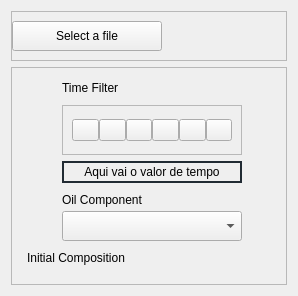
     <widget class="QWidget" name="Chemical_Page">
      <attribute name="title">
       <string>Page</string>
      </attribute>
      <layout class="QGridLayout" name="gridLayout_13">
       <item row="0" column="0">
        <widget class="QFrame" name="frame_to_button_CC">
         <property name="sizePolicy">
          <sizepolicy hsizetype="Expanding" vsizetype="Preferred">
           <horstretch>0</horstretch>
           <verstretch>0</verstretch>
          </sizepolicy>
         </property>
         <property name="minimumSize">
          <size>
           <width>0</width>
           <height>50</height>
          </size>
         </property>
         <property name="maximumSize">
          <size>
           <width>16777215</width>
           <height>50</height>
          </size>
         </property>
         <property name="frameShape">
          <enum>QFrame::Shape::StyledPanel</enum>
         </property>
         <property name="frameShadow">
          <enum>QFrame::Shadow::Raised</enum>
         </property>
         <layout class="QVBoxLayout" name="verticalLayout_6">
          <property name="leftMargin">
           <number>0</number>
          </property>
          <item>
           <widget class="QPushButton" name="selectfile_button_CC">
            <property name="minimumSize">
             <size>
              <width>150</width>
              <height>30</height>
             </size>
            </property>
            <property name="maximumSize">
             <size>
              <width>150</width>
              <height>30</height>
             </size>
            </property>
            <property name="text">
             <string>Select a file</string>
            </property>
           </widget>
          </item>
         </layout>
        </widget>
       </item>
       <item row="1" column="0">
        <widget class="QFrame" name="main_frame_CC">
         <property name="frameShape">
          <enum>QFrame::Shape::StyledPanel</enum>
         </property>
         <property name="frameShadow">
          <enum>QFrame::Shadow::Raised</enum>
         </property>
         <layout class="QGridLayout" name="gridLayout_14">
          <item row="0" column="0" rowspan="3">
           <widget class="QFrame" name="frame_fig_CC">
            <property name="sizePolicy">
             <sizepolicy hsizetype="Expanding" vsizetype="Expanding">
              <horstretch>0</horstretch>
              <verstretch>0</verstretch>
             </sizepolicy>
            </property>
            <property name="frameShape">
             <enum>QFrame::Shape::StyledPanel</enum>
            </property>
            <property name="frameShadow">
             <enum>QFrame::Shadow::Raised</enum>
            </property>
           </widget>
          </item>
          <item row="0" column="1">
           <layout class="QHBoxLayout" name="horizontalLayout_3">
            <item>
             <spacer name="horizontalSpacer_28">
              <property name="orientation">
               <enum>Qt::Orientation::Horizontal</enum>
              </property>
              <property name="sizeType">
               <enum>QSizePolicy::Policy::Fixed</enum>
              </property>
              <property name="sizeHint" stdset="0">
               <size>
                <width>5</width>
                <height>17</height>
               </size>
              </property>
             </spacer>
            </item>
            <item>
             <layout class="QVBoxLayout" name="verticalLayout_7">
              <item>
               <widget class="QLabel" name="TimeLabel_FilterLabel">
                <property name="minimumSize">
                 <size>
                  <width>180</width>
                  <height>22</height>
                 </size>
                </property>
                <property name="maximumSize">
                 <size>
                  <width>180</width>
                  <height>22</height>
                 </size>
                </property>
                <property name="text">
                 <string>Time Filter</string>
                </property>
               </widget>
              </item>
              <item>
               <widget class="QFrame" name="frame_buttons_CC">
                <property name="minimumSize">
                 <size>
                  <width>180</width>
                  <height>50</height>
                 </size>
                </property>
                <property name="maximumSize">
                 <size>
                  <width>180</width>
                  <height>50</height>
                 </size>
                </property>
                <property name="frameShape">
                 <enum>QFrame::Shape::StyledPanel</enum>
                </property>
                <property name="frameShadow">
                 <enum>QFrame::Shadow::Raised</enum>
                </property>
                <layout class="QHBoxLayout" name="horizontalLayout">
                 <property name="spacing">
                  <number>0</number>
                 </property>
                 <item>
                  <widget class="QPushButton" name="start_button_CC">
                   <property name="text">
                    <string/>
                   </property>
                   <property name="icon">
                    <iconset resource="../resouces.qrc">
                     <normaloff>:/icons/icons/backward - verde escuro.png</normaloff>:/icons/icons/backward - verde escuro.png</iconset>
                   </property>
                   <property name="iconSize">
                    <size>
                     <width>20</width>
                     <height>20</height>
                    </size>
                   </property>
                  </widget>
                 </item>
                 <item>
                  <widget class="QPushButton" name="backward_button_CC">
                   <property name="text">
                    <string/>
                   </property>
                   <property name="icon">
                    <iconset resource="../resouces.qrc">
                     <normaloff>:/icons/icons/arrow-left - verde escuro.png</normaloff>:/icons/icons/arrow-left - verde escuro.png</iconset>
                   </property>
                   <property name="iconSize">
                    <size>
                     <width>20</width>
                     <height>20</height>
                    </size>
                   </property>
                  </widget>
                 </item>
                 <item>
                  <widget class="QPushButton" name="pause_button_CC">
                   <property name="text">
                    <string/>
                   </property>
                   <property name="icon">
                    <iconset resource="../resouces.qrc">
                     <normaloff>:/icons/icons/pause - verde escuro.png</normaloff>:/icons/icons/pause - verde escuro.png</iconset>
                   </property>
                   <property name="iconSize">
                    <size>
                     <width>20</width>
                     <height>20</height>
                    </size>
                   </property>
                  </widget>
                 </item>
                 <item>
                  <widget class="QPushButton" name="play_button_CC">
                   <property name="text">
                    <string/>
                   </property>
                   <property name="icon">
                    <iconset resource="../resouces.qrc">
                     <normaloff>:/icons/icons/play - verde escuro.png</normaloff>:/icons/icons/play - verde escuro.png</iconset>
                   </property>
                   <property name="iconSize">
                    <size>
                     <width>20</width>
                     <height>20</height>
                    </size>
                   </property>
                  </widget>
                 </item>
                 <item>
                  <widget class="QPushButton" name="forward_button_CC">
                   <property name="text">
                    <string/>
                   </property>
                   <property name="icon">
                    <iconset resource="../resouces.qrc">
                     <normaloff>:/icons/icons/arrow-right - verde escuro.png</normaloff>:/icons/icons/arrow-right - verde escuro.png</iconset>
                   </property>
                   <property name="iconSize">
                    <size>
                     <width>20</width>
                     <height>20</height>
                    </size>
                   </property>
                  </widget>
                 </item>
                 <item>
                  <widget class="QPushButton" name="last_button_CC">
                   <property name="text">
                    <string/>
                   </property>
                   <property name="icon">
                    <iconset resource="../resouces.qrc">
                     <normaloff>:/icons/icons/forward - verde escuro.png</normaloff>:/icons/icons/forward - verde escuro.png</iconset>
                   </property>
                   <property name="iconSize">
                    <size>
                     <width>20</width>
                     <height>20</height>
                    </size>
                   </property>
                  </widget>
                 </item>
                </layout>
               </widget>
              </item>
              <item>
               <widget class="QLabel" name="TimeValue_exit_CC">
                <property name="minimumSize">
                 <size>
                  <width>180</width>
                  <height>22</height>
                 </size>
                </property>
                <property name="maximumSize">
                 <size>
                  <width>180</width>
                  <height>22</height>
                 </size>
                </property>
                <property name="styleSheet">
                 <string notr="true">border: 2px solid #212b33</string>
                </property>
                <property name="text">
                 <string notr="true">Aqui vai o valor de tempo</string>
                </property>
                <property name="alignment">
                 <set>Qt::AlignmentFlag::AlignCenter</set>
                </property>
               </widget>
              </item>
             </layout>
            </item>
            <item>
             <spacer name="horizontalSpacer_27">
              <property name="orientation">
               <enum>Qt::Orientation::Horizontal</enum>
              </property>
              <property name="sizeType">
               <enum>QSizePolicy::Policy::Fixed</enum>
              </property>
              <property name="sizeHint" stdset="0">
               <size>
                <width>5</width>
                <height>17</height>
               </size>
              </property>
             </spacer>
            </item>
           </layout>
          </item>
          <item row="1" column="1">
           <layout class="QHBoxLayout" name="horizontalLayout_2">
            <property name="spacing">
             <number>0</number>
            </property>
            <item>
             <spacer name="horizontalSpacer_25">
              <property name="orientation">
               <enum>Qt::Orientation::Horizontal</enum>
              </property>
              <property name="sizeType">
               <enum>QSizePolicy::Policy::Fixed</enum>
              </property>
              <property name="sizeHint" stdset="0">
               <size>
                <width>5</width>
                <height>17</height>
               </size>
              </property>
             </spacer>
            </item>
            <item>
             <layout class="QVBoxLayout" name="verticalLayout_8">
              <item>
               <widget class="QLabel" name="OilComponent_Label">
                <property name="minimumSize">
                 <size>
                  <width>180</width>
                  <height>22</height>
                 </size>
                </property>
                <property name="maximumSize">
                 <size>
                  <width>180</width>
                  <height>22</height>
                 </size>
                </property>
                <property name="text">
                 <string>Oil Component</string>
                </property>
               </widget>
              </item>
              <item>
               <widget class="QComboBox" name="comboBox_Components_CC">
                <property name="minimumSize">
                 <size>
                  <width>180</width>
                  <height>30</height>
                 </size>
                </property>
                <property name="maximumSize">
                 <size>
                  <width>180</width>
                  <height>30</height>
                 </size>
                </property>
               </widget>
              </item>
             </layout>
            </item>
            <item>
             <spacer name="horizontalSpacer_26">
              <property name="orientation">
               <enum>Qt::Orientation::Horizontal</enum>
              </property>
              <property name="sizeType">
               <enum>QSizePolicy::Policy::Fixed</enum>
              </property>
              <property name="sizeHint" stdset="0">
               <size>
                <width>5</width>
                <height>17</height>
               </size>
              </property>
             </spacer>
            </item>
           </layout>
          </item>
          <item row="2" column="1">
           <layout class="QVBoxLayout" name="verticalLayout_9">
            <item>
             <widget class="QLabel" name="oil_initial_composition_CC">
              <property name="minimumSize">
               <size>
                <width>180</width>
                <height>22</height>
               </size>
              </property>
              <property name="maximumSize">
               <size>
                <width>180</width>
                <height>22</height>
               </size>
              </property>
              <property name="text">
               <string>Initial Composition</string>
              </property>
             </widget>
            </item>
            <item>
             <widget class="QFrame" name="frame_composition_table_CC">
              <property name="sizePolicy">
               <sizepolicy hsizetype="Preferred" vsizetype="Expanding">
                <horstretch>0</horstretch>
                <verstretch>0</verstretch>
               </sizepolicy>
              </property>
              <property name="minimumSize">
               <size>
                <width>250</width>
                <height>0</height>
               </size>
              </property>
              <property name="maximumSize">
               <size>
                <width>250</width>
                <height>16777215</height>
               </size>
              </property>
              <property name="frameShape">
               <enum>QFrame::Shape::StyledPanel</enum>
              </property>
              <property name="frameShadow">
               <enum>QFrame::Shadow::Raised</enum>
              </property>
             </widget>
            </item>
           </layout>
          </item>
         </layout>
        </widget>
       </item>
      </layout>
     </widget>
